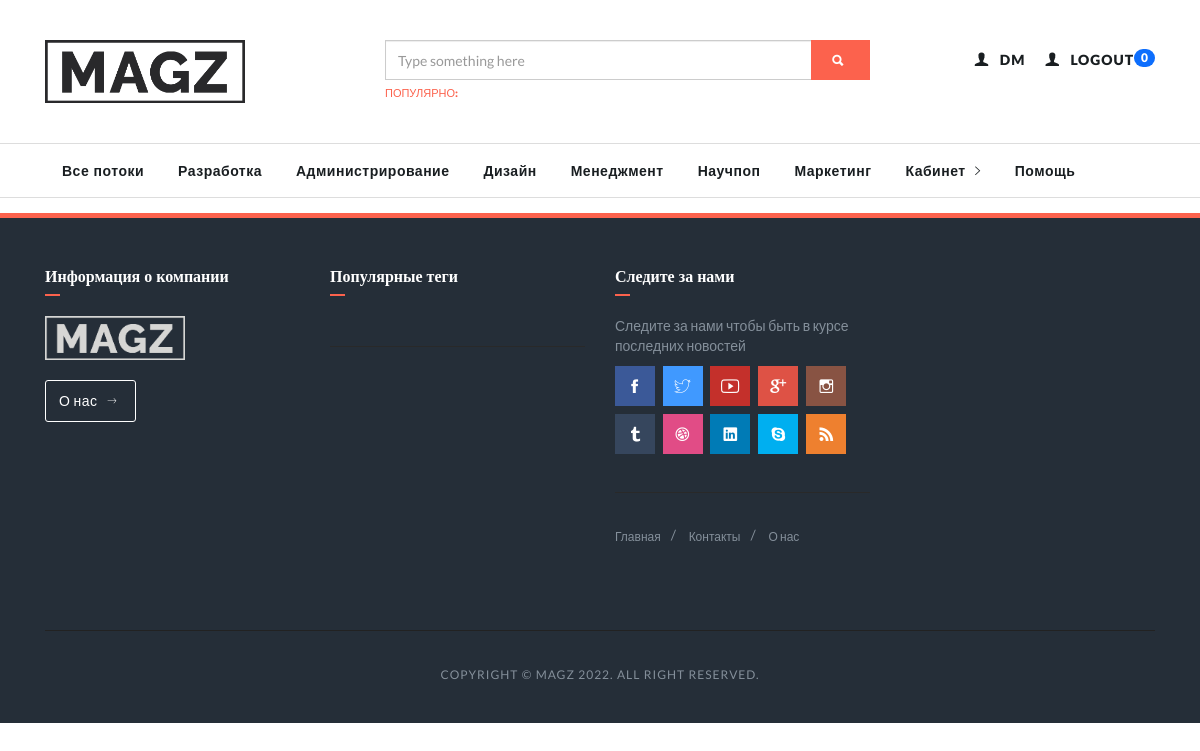
/comment/moderation/ (signed in), run on the app's committed database.
### personal_account/models.py (models this page shows, shortened)
class User(AbstractUser):
    foto = models.ImageField(upload_to='user_foto', verbose_name='Фото', blank=True, default='user_foto/default.jpg')
    description = models.TextField(verbose_name='О себе', blank=True)
    is_admin = models.BooleanField(default=False)
    is_moder = models.BooleanField(default=False)
    birthday = models.DateField(verbose_name='День рождения', null=True)
    total_likes = models.IntegerField(verbose_name='Кол-во лайков автора', default=0)
    email = models.EmailField(("email address"), blank=True)
    activate_key = models.CharField(max_length=128, verbose_name='Ключ активации', blank=True, null=True)
    activate_key_expired = models.DateTimeField(blank=True, null=True)

### mainapp/models.py (models this page shows, shortened)
class Category(models.Model):
    title = models.CharField(verbose_name='Название', max_length=100)
    is_active = models.BooleanField(default=True)

### mainapp/views.py (the view)
# urls.py: path('comment/moderation/', mainapp.moderation_list, name='moderation_list'),
@login_required
def moderation_list(request):
    categories = Category.objects.all()
    articles_to_moderate = Article.objects.filter(moderated=0)
    context = {
        'categories': categories,
        'articles_to_moderate': articles_to_moderate
    }
    return render(request, 'mainapp/moderation_list.html', context)

### mainapp/templatetags/has_group.py (called while the page is built)
@register.filter(name='has_group')
def has_group(user, group_name):
    return user.groups.filter(name=group_name).exists()

### personal_account/templatetags/show_notifications.py (called while the page is built)
@register.inclusion_tag('personal_account/show_notifications.html', takes_context=True)
def show_notifications(context):
    request_user = context['request'].user
    notifications = Notification.objects.filter(to_user=request_user).exclude(user_has_seen=True).order_by('-date')
    return {'notifications': notifications}

### mainapp/templates/mainapp/moderation_list.html (shortened to what this page needs)
{% extends 'mainapp/base.html' %}

### mainapp/templates/mainapp/includes/inc_header.html (shortened to what this page needs)
{% load static %}
{% load show_notifications %}
<div class="firstbar">
    <div class="container">
        <div class="row">
            <div class="col-md-3 col-sm-12">
                <div class="brand">
                    <a href="{% url 'mainapp:index' %}">
                        <img src="{% static 'images/logo.png' %}" alt="Magz Logo">
                    </a>
                </div>
            </div>
            <div class="col-md-6 col-sm-12">
                <form class="search" autocomplete="off" action="{% url 'search:search_results' %}" method="get">
                    <div class="form-group">
                        <div class="input-group">
                            <input type="text" name="q" class="form-control" placeholder="Type something here"
                                   value="{{ search_data }}">
                            <div class="input-group-btn">
                                <button class="btn btn-primary"><i class="ion-search"></i></button>
                            </div>
                        </div>
                    </div>
                    <div class="help-block">
                        <div>Популярно:</div>
                    </div>
                </form>
            </div>
            <div class="col-md-3 col-sm-12 text-right">
                <ul class="nav-icons">
                    {% if user.is_authenticated %}
                    {% show_notifications %}
                        <li><a href="{% url "personal_account:user" %}"><i class="ion-person"></i>
                            <div>{{ user.first_name|default:'Пользователь' }}</div>
                        </a></li>
                        <li><a href="{% url 'personal_account:logout' %}"><i class="ion-person"></i>
                            <div>Logout</div>
                        </a></li>
                    {% endif %}
                </ul>
            </div>
        </div>
    </div>
</div>

### mainapp/templates/mainapp/includes/inc_main_menu.html (shortened to what this page needs)
{% load static %}
{% load has_group %}
<nav class="menu">
    <div class="container">
        <div id="menu-list">
            <ul class="nav-list">
                <li id="menu-item"><a href="{% url 'mainapp:category_page' 0 1 %}">Все потоки</a></li>
                {% for category in categories %}
                <li><a href="{% url 'mainapp:category_page' category.pk 1 %}">{{ category.title|capfirst }}</a></li>
                {% endfor %}
                <li class="dropdown magz-dropdown"><a href="{% url 'personal_account:user'%}">Кабинет <i
                        class="ion-ios-arrow-right"></i></a>
                </li>
                <li><a href="{% url 'mainapp:help' %}">Помощь</a></li>
            </ul>
        </div>
    </div>
</nav>

### static/css/skins/all.css (style rules this page uses)
.skin-orange a { color: #FC624D; }
.skin-orange .btn-primary { background-color: #FC624D; color: #fff; border-color: #FC624D; }
.skin-orange .firstbar .search .help-block div { color: #FC624D; }
.skin-orange .menu ul > li > a:after { background-color: #FC624D; }

### data on the page
User: first_name "DM"
Category: title "Разработка"
Category: title "Администрирование"
Category: title "Дизайн"
Category: title "Менеджмент"
Category: title "Научпоп"
Category: title "Маркетинг"

### other printed values
{{ notifications.count }} "0"
